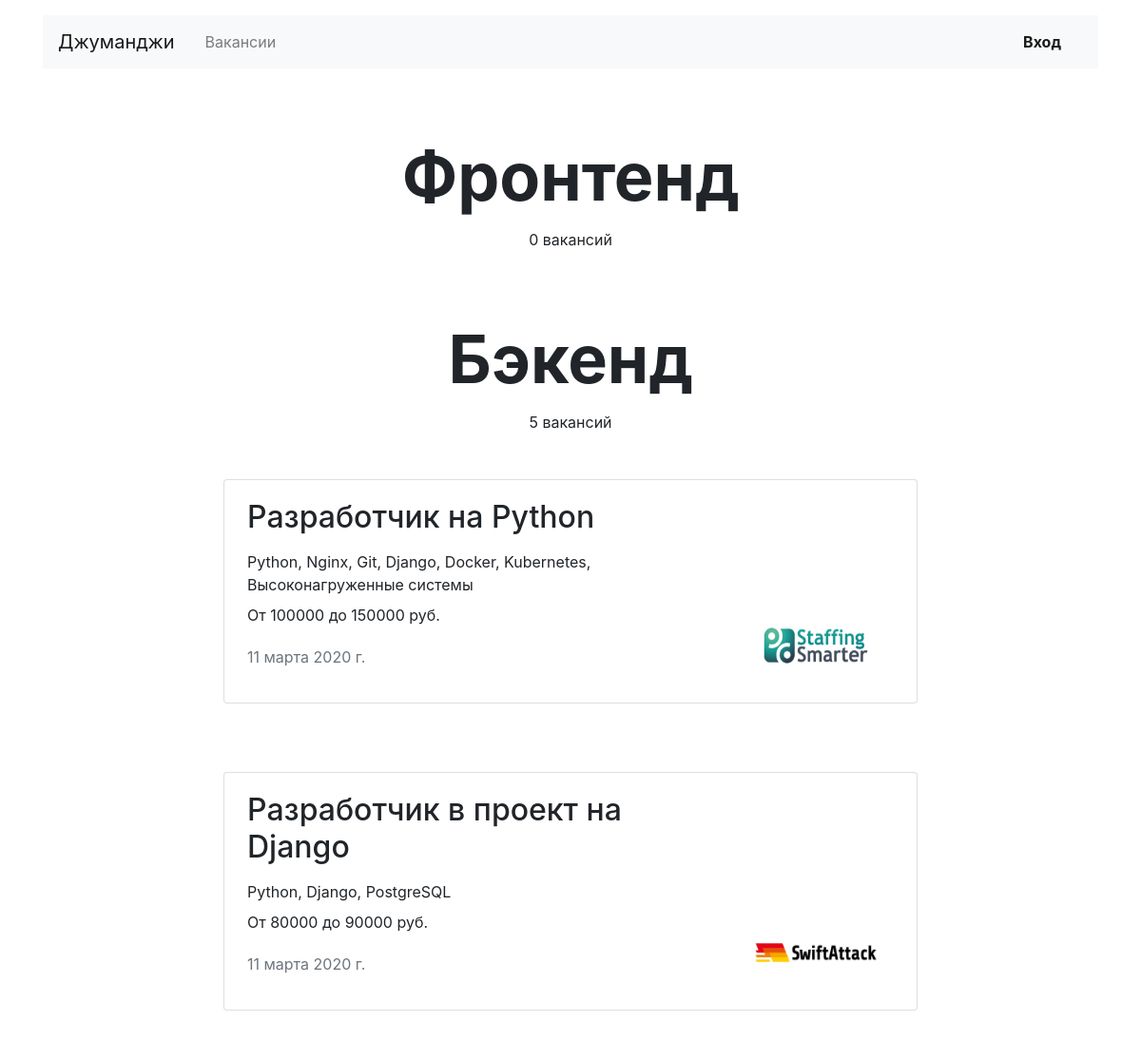
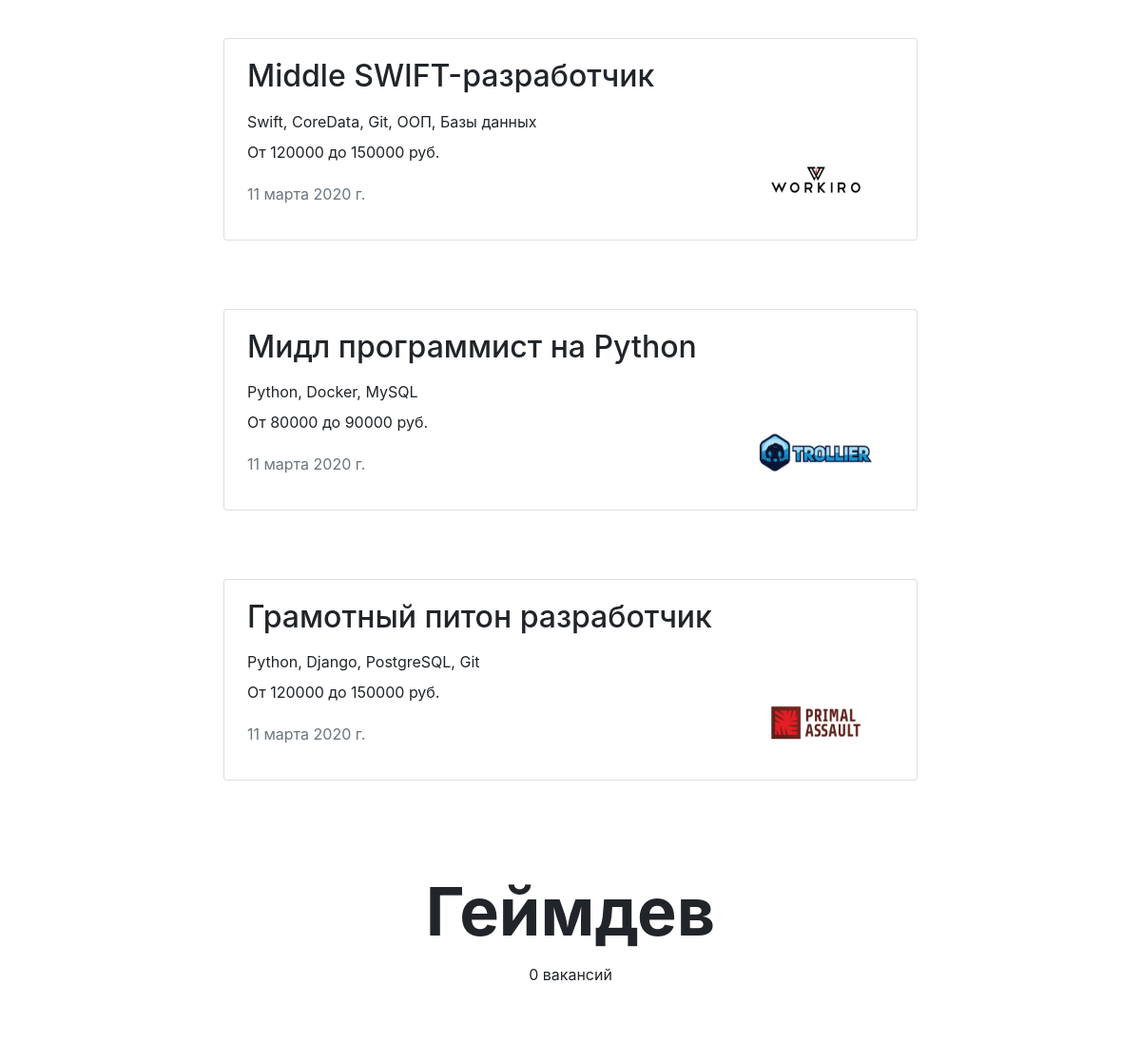
/vacancies/ (upper part), run on an earlier commit of the app's database (2 pictures, top to bottom).
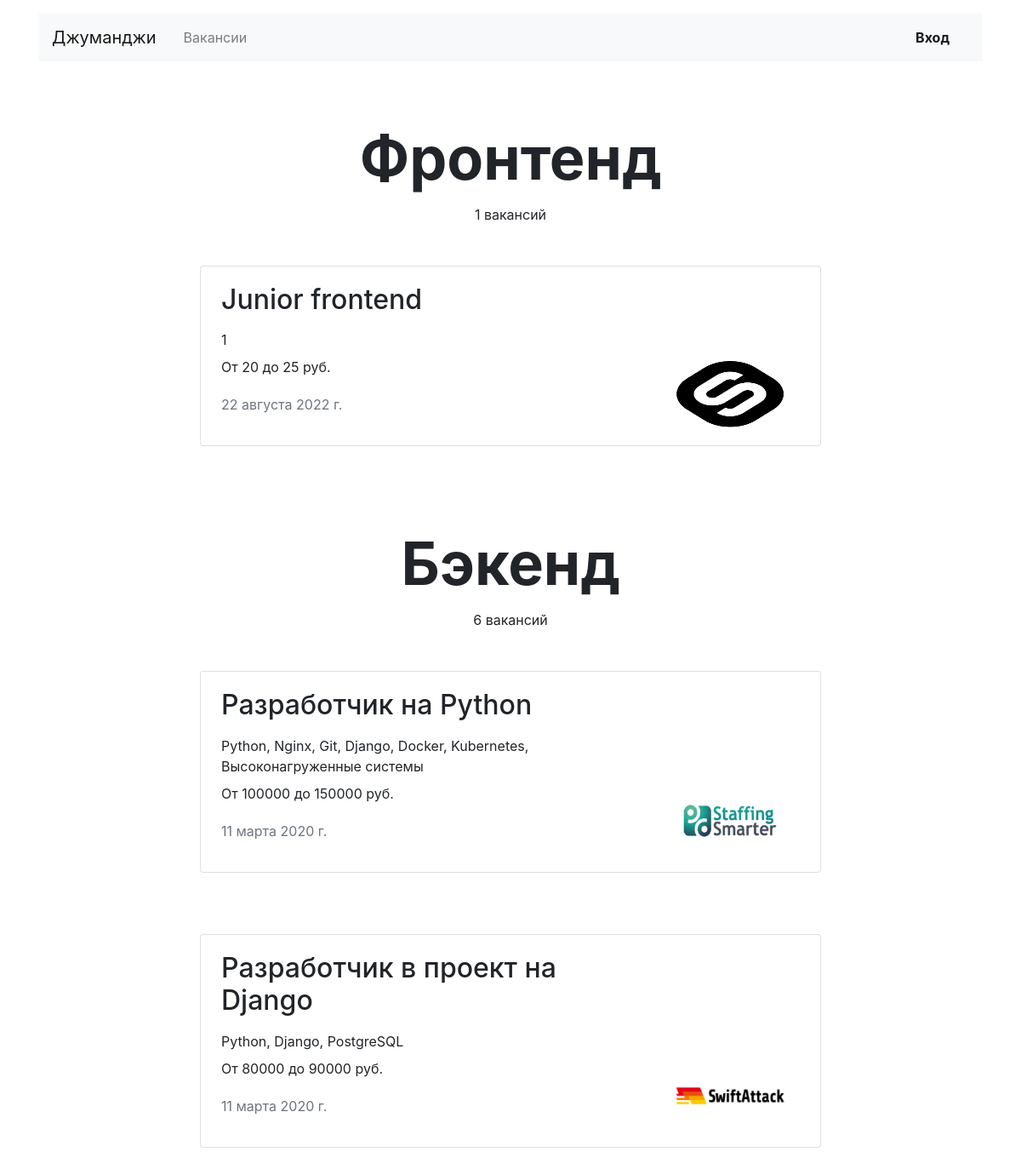
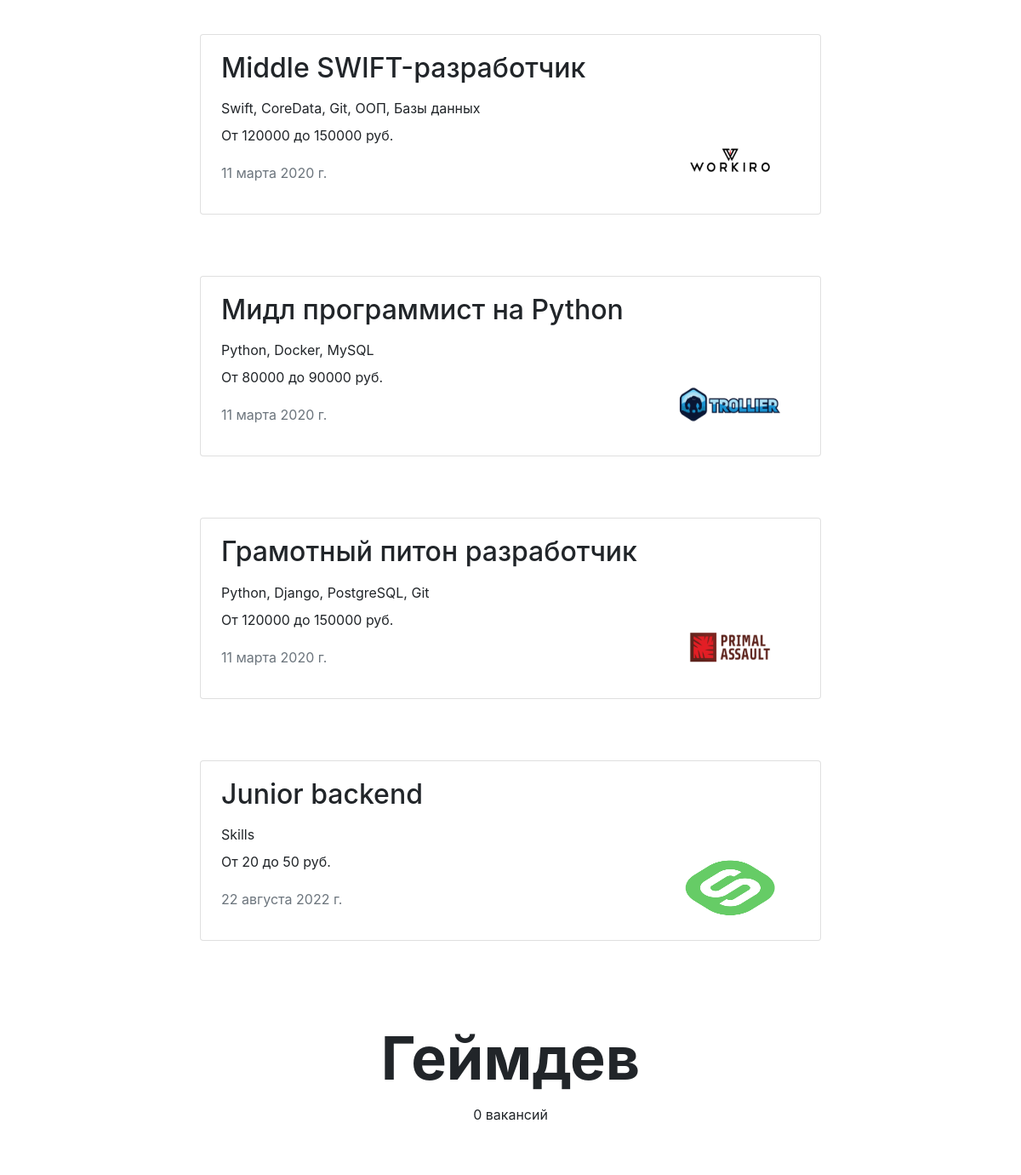
And on a later commit of the database (2 pictures, top to bottom).
### vacancy/models.py (models this page shows, shortened)
class Specialty(Model):
    code = SlugField(max_length=300)
    title = CharField(max_length=100)
    picture = ImageField(upload_to='specialty_images/')

class Vacancy(Model):
    title = CharField(max_length=100)
    specialty = ForeignKey('Specialty', on_delete=CASCADE, related_name='vacancies')
    company = ForeignKey('Company', on_delete=CASCADE, related_name='vacancies')
    skills = TextField()
    description = TextField()
    salary_min = IntegerField()
    salary_max = IntegerField()
    published_at = DateField()

class Company(Model):
    name = CharField(max_length=100)
    location = CharField(max_length=100)
    logo = ImageField(upload_to='company_images/')
    description = TextField()
    employee_count = IntegerField()
    owner = OneToOneField(User, on_delete=CASCADE, default=None, null=True)

### vacancy/views.py (the view)
# urls.py: path('vacancies/', vacancies_view, name='vacancies'),
def vacancies_view(request: WSGIRequest) -> HttpResponse:
    context = {
        'vacancies': Vacancy.objects.all(),
        'specialties': Specialty.objects.all()
    }
    return render(request, 'vacancy/vacancies.html', context=context)

### vacancy/templates/vacancy/vacancies.html
{% extends 'vacancy/base.html' %}
{% block container %}
    {% for specialty in specialties %}
        <main class="container mt-3">
            <section>
                <h1 class="h1 text-center mx-auto mt-4 pt-5" style="font-size: 70px;">
                    <strong>{{ specialty.title }}</strong></h1>
                <p class="text-center pt-1">{{ specialty.vacancies.count }} вакансий</p>
                {% for vacancy in vacancies %}
                    {% if vacancy.specialty_id == specialty.id %}
                        <div class="row mt-5">
                            <div class="col-12 col-lg-8 offset-lg-2 m-auto">
                                <div class="card mb-4">
                                    <div class="card-body px-4">
                                        <div class="row">
                                            <div class="col-12 col-md-8 col-lg-9">
                                                <h2 class="h2 pb-2">{{ vacancy.title }}</h2>
                                                <p class="mb-2">{{ vacancy.skills }}</p>
                                                <p>От {{ vacancy.salary_min }} до {{ vacancy.salary_max }} руб.</p>
                                                <p class="text-muted pt-1">{{ vacancy.published_at }}</p>
                                            </div>
                                            <div class="col-12 col-md-4 col-lg-3 d-flex align-items-end">
                                                <a href="{% url 'vacancy' vacancy.id %}"><img
                                                        src="{{ vacancy.company.logo.url }}" width="130" height="80"
                                                        alt=""></a>
                                            </div>
                                        </div>
                                    </div>
                                </div>
                            </div>
                        </div>
                    {% endif %}
                {% endfor %}
            </section>
        </main>
    {% endfor %}
{% endblock %}

What changed in the data, as far as the page shows it:
changed Specialty "Фронтенд": vacancies.count "0" → "1"
added Vacancy: title "Junior frontend", skills "1", salary_min "20", salary_max "25", published_at "22 августа 2022 г.", company.logo (picture), shown under Specialty "Фронтенд"
changed Specialty "Бэкенд": vacancies.count "5" → "6"
added Vacancy: title "Junior backend", skills "Skills", salary_min "20", salary_max "50", published_at "22 августа 2022 г.", company.logo (picture), shown under Specialty "Бэкенд"
